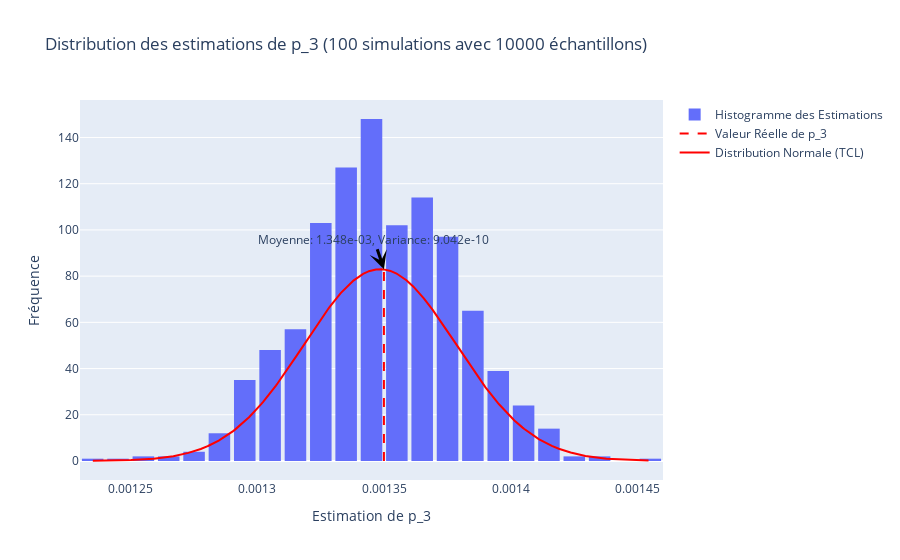

This figure's notebook cell:
### Markdown cell above
$\mathbb{P}(X > 3)$ pour $X \sim \mathcal{N}(4,1)$ se réécrit: $ \int_{3}^{+\infty} \frac{1}{\sqrt{2\pi}} e^{-\frac{x^2}{2}} dx $     

ou encore   $ \int_{-\infty}^{+\infty} h(x)p(x) dx $ avec $  p(x)=\frac{1}{\sqrt{2\pi}} e^{-\frac{(x-4)^2}{2}}$ et $h(x)=\chi_{\{X > 3\}}(x) e^{(-4x+8)} .$

>L'estimateur classique de Monte - Carlo est alors:

$\hat{I}_{MC} = \frac{1}{N_s} \sum_{i=1}^{N_s} h(x^{(i)})= \frac{1}{N_s} \sum_{i=1}^{N_s} \chi_{\{X > 3\}}(x^{(i)}) e^{(-4x^{(i)}+8)}$

### Code cell
N=10000
n=1000
def estimate_p_3_bis(num_samples):
    x=np.random.normal(4,1,num_samples)
    y=[np.exp(-4*i+8) if i>3 else 0 for i in x]
    return np.mean(y)

estimates=[estimate_p_3_bis(N) for _ in range(n)]
mean_estimate=np.mean(estimates)
variance_estimate=np.var(estimates)
reel_value=1-norm.cdf(3)
normal_distribution=norm.pdf(sorted(estimates),mean_estimate,np.sqrt(variance_estimate))
normal_distribution=normal_distribution/max(normal_distribution)*max(np.histogram(estimates,bins=40)[0])
fig=go.Figure()
fig.add_trace(go.Histogram(x=estimates,nbinsx=40,opacity=1,name='Histogramme des Estimations'))
fig.add_trace(go.Scatter(x=[reel_value,reel_value],y=[0,max(normal_distribution)],mode='lines',line=dict(color='red',dash='dash'),name='Valeur Réelle de p_3'))
fig.add_trace(go.Scatter(x=sorted(estimates),y=normal_distribution,mode='lines',line=dict(color='red'),name='Distribution Normale (TCL)'))
fig.add_annotation(
    x=reel_value,
    y=max(normal_distribution),
    text=f"Moyenne: {mean_estimate:.3e}, Variance: {variance_estimate:.3e}",
    showarrow=True,
    arrowwidth=3,
    arrowhead=3,
    arrowcolor="black",
    font_size=12
)
fig.update_layout(
    title='Distribution des estimations de p_3 (100 simulations avec 10000 échantillons)',
    xaxis_title='Estimation de p_3',
    yaxis_title='Fréquence',
    bargap=0.15
)
fig.show()
print('Estimation de p_3 : {:.3e}'.format(mean_estimate))
print('Variance de l\'estimation de p_3 : {:.3e}'.format(variance_estimate))
var2=variance_estimate

### Figure 1 — Plotly figure (JSON) as saved in the notebook; plotly's stock layout.template omitted (floating-point values rounded to 4 significant figures; data arrays with more than 128 entries replaced by an {"elided": "..."} marker saying what was removed)
{"data": [{"name": "Histogramme des Estimations", "nbinsx": 40, "opacity": 1, "type": "histogram", "x": {"elided": "1000 float values"}}, {"line": {"color": "red", "dash": "dash"}, "mode": "lines", "name": "Valeur Réelle de p_3", "type": "scatter", "x": [0.00135, 0.00135], "y": [0, 83]}, {"line": {"color": "red"}, "mode": "lines", "name": "Distribution Normale (TCL)", "type": "scatter", "x": {"elided": "1000 float values"}, "y": {"elided": "1000 float values"}}], "layout": {"annotations": [{"arrowcolor": "black", "arrowhead": 3, "arrowwidth": 3, "font": {"size": 12}, "showarrow": true, "text": "Moyenne: 1.348e-03, Variance: 9.042e-10", "x": 0.00135, "y": 83}], "bargap": 0.15, "title": {"text": "Distribution des estimations de p_3 (100 simulations avec 10000 échantillons)"}, "xaxis": {"title": {"text": "Estimation de p_3"}}, "yaxis": {"title": {"text": "Fréquence"}}}}
